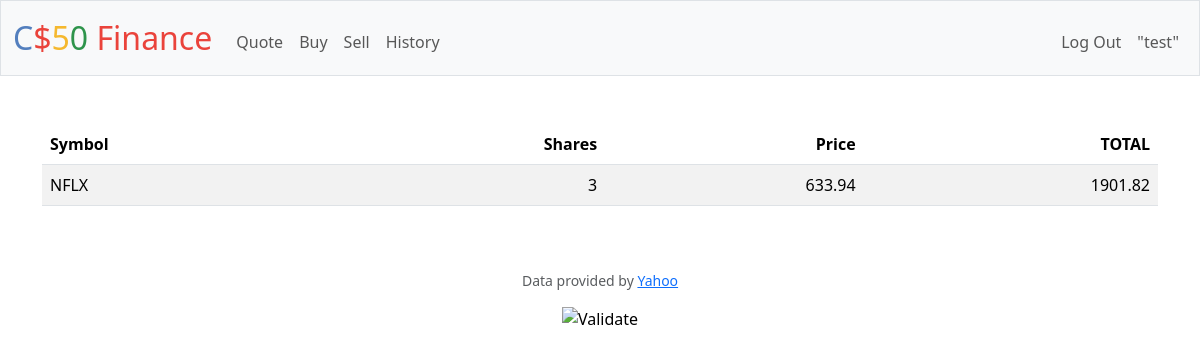
Page / (signed in) on the earlier database version.
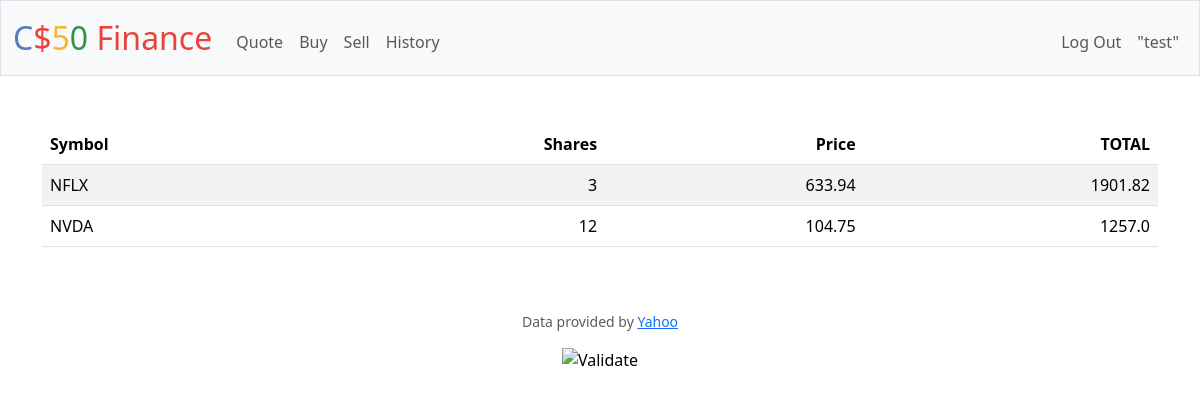
Same page on the later database version.
### tables this page shows
CREATE TABLE history (id INTEGER PRIMARY KEY AUTOINCREMENT NOT NULL, user_id INTEGER NOT NULL, symbol TEXT NOT NULL,  shares INTEGER NOT NULL, share_price INTEGER NOT NULL, total INTEGER NOT NULL, timestamp TEXT NOT NULL DEFAULT(CURRENT_TIMESTAMP), CONSTRAINT history_fk FOREIGN KEY (user_id) REFERENCES users(id));

### app.py (the view)
@app.route("/")
@login_required
def index():
    portfolio = db.execute("""SELECT DISTINCT port.symbol, port.shares, hist.share_price, round((port.shares * hist.share_price),2) as total
                           FROM portfolio as port
                           JOIN users ON users.id = port.user_id
                           JOIN history hist ON hist.user_id = port.user_id AND hist.symbol = port.symbol
                           WHERE users.id = ?""", session["user_id"])
    return render_template("portfolio.html", portfolio = portfolio)

### app.py (called while the page is built)
@app.after_request
def after_request(response):
    response.headers["Cache-Control"] = "no-cache, no-store, must-revalidate"
    response.headers["Expires"] = 0
    response.headers["Pragma"] = "no-cache"
    return response

### helpers.py (called while the page is built)
def login_required(f):
    @wraps(f)
    def decorated_function(*args, **kwargs):
        if session.get("user_id") is None:
            return redirect("/login")
        return f(*args, **kwargs)
    return decorated_function

### templates/portfolio.html (shortened to what this page needs)
{% extends "layout.html" %}
{% block main %}
    <table class="table table-striped">
        <thead>
            <tr>
                <th class="text-start">
                    Symbol
                </th>
                <th class="text-end">
                    Shares
                </th>
                <th class="text-end">
                    Price
                </th>
                <th class="text-end">
                    TOTAL
                </th>
            </tr>
        </thead>
        <tbody>
            {% if portfolio %}
            {% for row in portfolio %}
            <tr>
                <td class="text-start">
                    {{row["symbol"]}}
                </td>
                <td class="text-end">
                    {{row["shares"]}}
                </td>
                <td class="text-end">
                    {{row["share_price"]}}
                </td>
                <td class="text-end">
                    {{row["total"]}}
                </td>
            </tr>
            {% endfor %}
            {% endif %}
        </tbody>
    </table>
{% endblock %}

### templates/layout.html (shortened to what this page needs)
<!DOCTYPE html>
<html lang="en">
    <head>
        <link href="https://cdn.jsdelivr.net/npm/bootstrap@5.3.3/dist/css/bootstrap.min.css" rel="stylesheet">
        <link href="/static/styles.css" rel="stylesheet">
    </head>
    <body>
        <nav class="bg-light border navbar navbar-expand-md navbar-light">
            <div class="container-fluid">
                <a class="navbar-brand" href="/"><span class="blue">C</span><span class="red">$</span><span class="yellow">5</span><span class="green">0</span> <span class="red">Finance</span></a>
                <div class="collapse navbar-collapse" id="navbar">
                    {% if session["user_id"] %}
                        <ul class="navbar-nav me-auto mt-2">
                            <li class="nav-item"><a class="nav-link" href="/quote">Quote</a></li>
                            <li class="nav-item"><a class="nav-link" href="/buy">Buy</a></li>
                            <li class="nav-item"><a class="nav-link" href="/sell">Sell</a></li>
                            <li class="nav-item"><a class="nav-link" href="/history">History</a></li>
                        </ul>
                        <ul class="navbar-nav ms-auto mt-2">
                            <li class="nav-item"><a class="nav-link" href="/logout">Log Out</a></li>
                            <li class="nav_item nav-link">"{{ session["user"] }}"</li>
                        </ul>
                    {% else %}
                        <ul class="navbar-nav ms-auto mt-2">
                            <li class="nav-item"><a class="nav-link" href="/register">Register</a></li>
                            <li class="nav-item"><a class="nav-link" href="/login">Log In</a></li>
                        </ul>
                    {% endif %}
                </div>
            </div>
        </nav>
        <main class="container py-5 text-center">
            {% block main %}{% endblock %}
        </main>
        <footer class="mb-5">
            <p class="mb-3 small text-center text-muted">
                Data provided by <a href="https://finance.yahoo.com/">Yahoo</a>
            </p>
            <form action="https://validator.w3.org/check" class="text-center" enctype="multipart/form-data" method="post" target="_blank">
                <input alt="Validate" src="/static/I_heart_validator.png" type="image">
            </form>
        </footer>
    </body>
</html>

### static/styles.css (style rules this page uses)
nav .navbar-brand { font-size: xx-large; }
nav .navbar-brand .blue { color: #537fbe; }
nav .navbar-brand .red { color: #ea433b; }
nav .navbar-brand .yellow { color: #f5b82e; }
nav .navbar-brand .green { color: #2e944b; }

Differences in the rows shown:
added history: symbol "NVDA", shares "12", share_price "104.75", total "1257.0"
